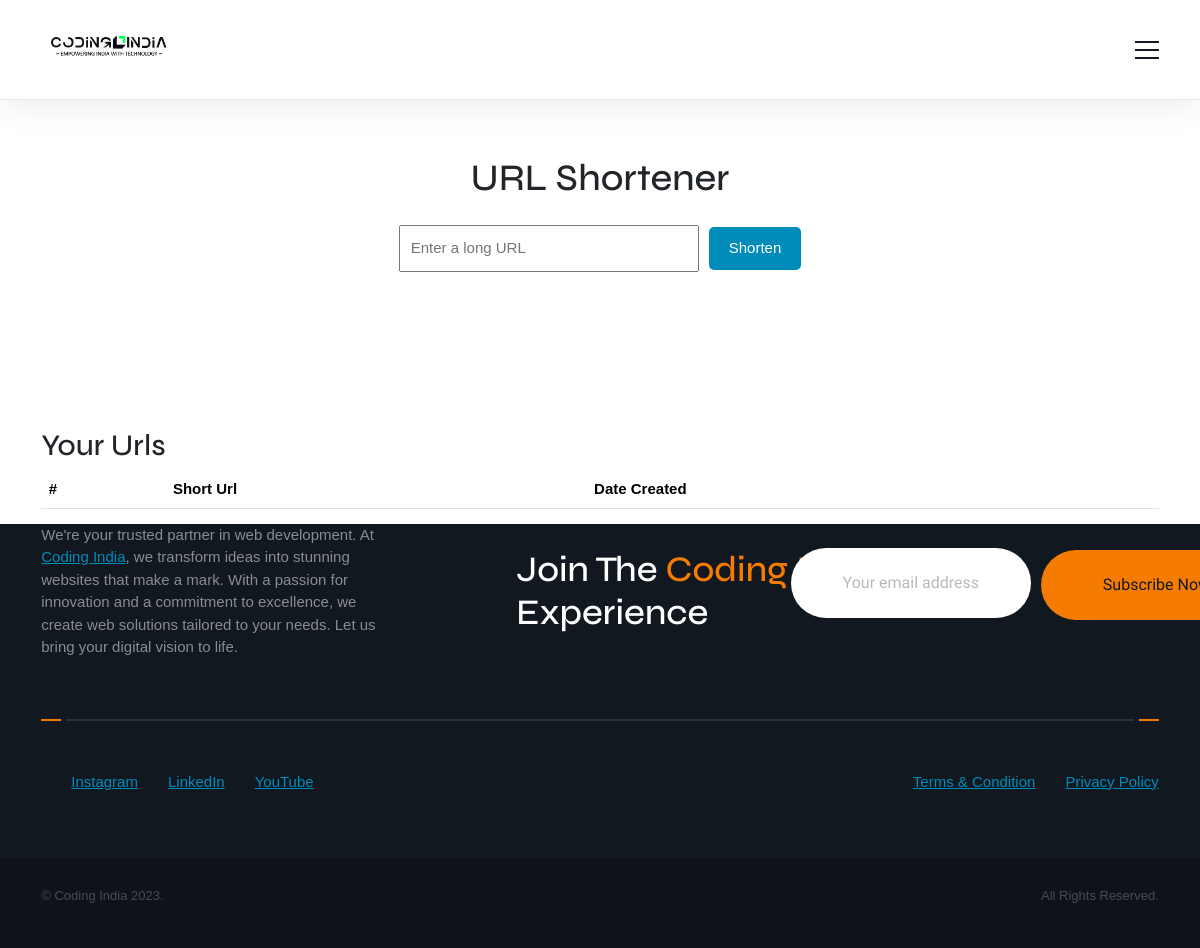
The page /UrlShortner/ (signed in) on the database as committed earlier.
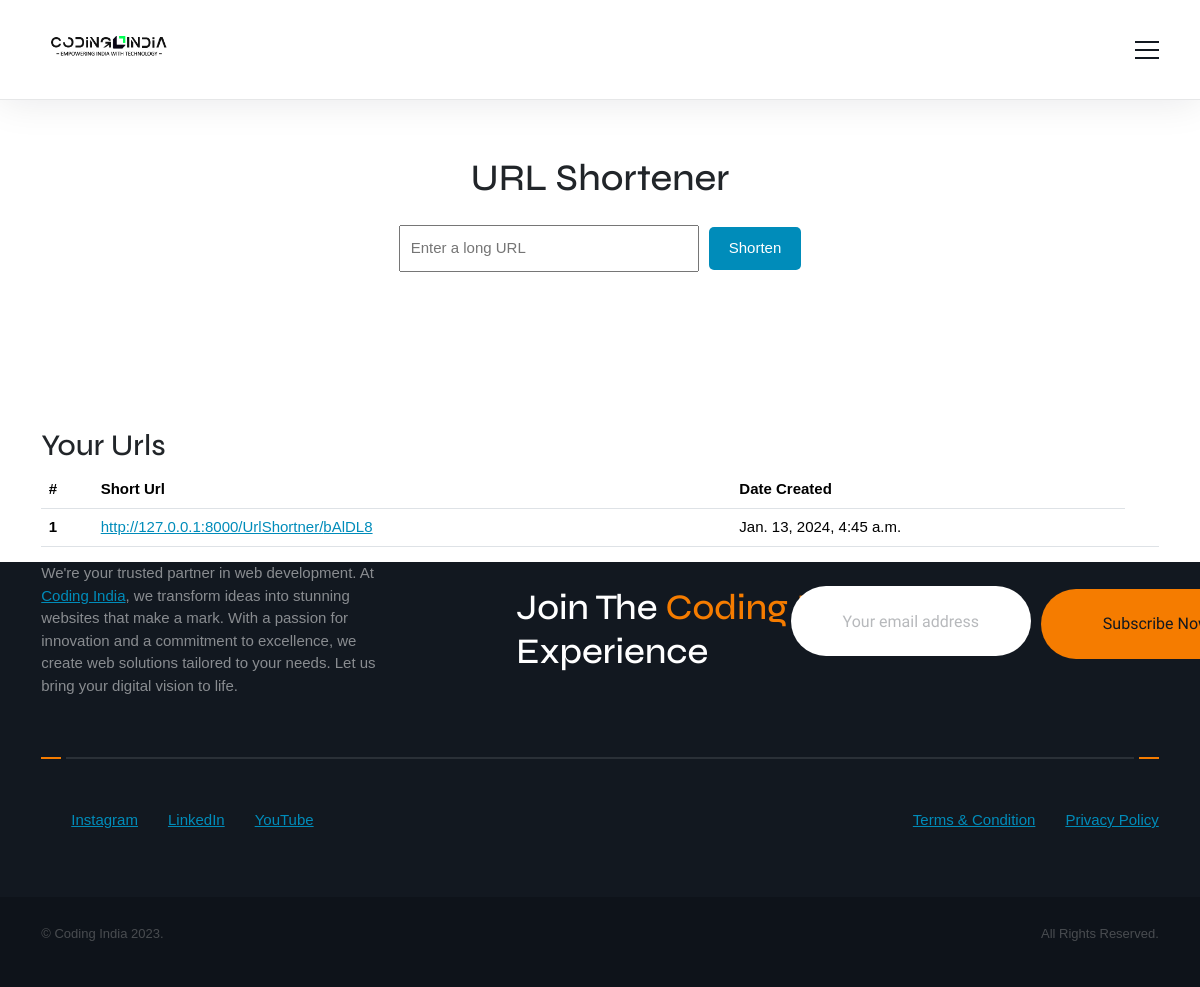
The same page on the database as committed later.
### UrlShortner/models.py (models this page shows)
class ShortenedURL(models.Model):
    long_url = models.URLField()
    short_key = models.CharField(max_length=20, unique=True)
    on_date = models.DateTimeField(auto_now_add = True)
    foruser = models.CharField(max_length=150)
    class Meta:
        unique_together = (('long_url', 'foruser'))
    def __str__(self):
        return str(self.on_date)

### UrlShortner/views.py (the view)
# urls.py: path('', views.UrlShortnewView, name="urlshortner"),
@login_required
def UrlShortnewView(request):
    print("Hello")
    try:
        shorturls = ShortenedURL.objects.filter(foruser=request.user)
        print("ShortUrls: ", shorturls)
    except:
        shorturls = []
        print("ShortUrls: ", shorturls)
    context = {'short_url': shorturls}
    return render(request, 'UrlShortner/index.html', context)

### UrlShortner/templates/UrlShortner/index.html (shortened to what this page needs)
{% extends 'website/index.html' %}
{% block content %}
<link href="https://cdn.jsdelivr.net/npm/bootstrap@5.3.2/dist/css/bootstrap.min.css" rel="stylesheet">
    <div class="container" style="margin-top: 155px; margin-bottom: 155px;">
        <h1>URL Shortener</h1>
        <form action="{% url 'createshorturl' %}" method="post" style="margin: 25px;">
            <input type="text" name="url" placeholder="Enter a long URL">
            <input type="submit" value="Shorten">
        </form>
    </div>
    <section>
        <div class="container">
            <h2>Your Urls</h2>
            <table class="table">
                <thead>
                  <tr>
                    <th scope="col">#</th>
                    <th scope="col">Short Url</th>
                    <th scope="col">Date Created</th>
                </tr>
            </thead>
            <tbody>
                {% for i in short_url %}
                  <tr>
                    <th scope="row">{{forloop.counter}}</th>
                    <td><a href="{% url 'redirect_to_long_url' i.short_key %}">http://127.0.0.1:8000/UrlShortner/{{i.short_key}}</a></td>
                    <td>{{i.on_date}}</td>
                    <td><a href="{% url 'deleteurl' i.short_key %}"></a></td>
                  </tr>
                  {% endfor %}
                </tbody>
              </table>
        </div>
    </section>
{% endblock content %}

### website/templates/website/index.html (shortened to what this page needs)
<!DOCTYPE html>
<html lang="zxx">
<head>
    {% load static %}
    <link rel="stylesheet" href="{% static 'css/plugins/bootstrap-grid.css' %}">
    <link rel="stylesheet" href="{% static 'css/plugins/font-awesome.min.css' %}">
    <link rel="stylesheet" href="{% static 'css/plugins/swiper.min.css' %}">
    <link rel="stylesheet" href="{% static 'css/style.css' %}">
</head>
<body>
    <div class="mil-wrapper">
        <div class="mil-top-position mil-fixed">
            <div class="mil-top-panel  ">
                <div class="container">
                    <a href="/" class="mil-logo" style="width: 140px"></a>
                    <div class="mil-menu-btn">
                        <span></span>
                    </div>
                </div>
            </div>
        </div>
        {% block content %}{% endblock content %}
        {% block footer %}
        <footer class="mil-dark-bg">
            <div class="container">
                <div class="mil-footer-content">
                    <div class="row justify-content-between align-items-center">
                        <div class="col-xl-4 mil-mb-30">
                            <p class="mil-light-soft mil-mb-30">We're your trusted partner in web development. At <a href="https://codingindia.co.in/">Coding India</a>, we transform ideas into stunning websites that make a mark. With a passion for innovation and a commitment to excellence, we create web solutions tailored to your needs. Let us bring your digital vision to life.</p>
                        </div>
                        <div class="col-xl-7 mil-mt-60-adapt">
                            <div class="row">
                                <div class="col-lg-7 mil-mb-30">
                                    <h3 class="mil-light mil-up-font mil-mb-30">Join The <span class="mil-accent">Coding India</span> <br>Experience</h3>
                                </div>
                                <div class="col-lg-5 mil-mb-30">
                                    <form method="POST" action="{% url 'newsletterpage' %}">
                                        <input class="mil-rounded-input mil-text-center mil-mb-5" name="email" type="text" placeholder="Your email address">
                                        <button class="mil-button mil-accent-bg mil-fw" type="submit"><span>Subscribe Now</span></button>
                                    </form>
                                </div>
                            </div>
                        </div>
                    </div>
                </div>
                <div class="mil-divider mil-light"></div>
                <div class="mil-footer-links">
                    <ul class="mil-social mil-light">
                        <li class="mil-adapt-links"><a href="https://www.instagram.com/codingindia20/">Instagram</a><a href="https://www.instagram.com/codingindia20/">IG</a></li>
                        <li class="mil-adapt-links"><a href="https://www.linkedin.com/in/digamber-jha-5045221a5/">LinkedIn</a><a href="{% url 'contactus' %}">IN</a></li>
                        <li class="mil-adapt-links"><a href="https://www.youtube.com/@CodinIndia">YouTube</a><a href="https://www.youtube.com/@CodinIndia">YT</a></li>
                    </ul>
                    <ul class="mil-additional-links mil-light">
                        <li><a href="{% url 'privacypolicy' %}">Terms & Condition</a></li>
                        <li><a href="{% url 'privacypolicy' %}">Privacy Policy</a></li>
                    </ul>
                </div>
            </div>
            <div class="mil-footer-bottom">
                <div class="container">
                    <p class="mil-text-sm mil-light">© Coding India 2023.</p>
                    <p class="mil-text-sm mil-light">All Rights Reserved.</p>
                </div>
            </div>
        </footer>
        {% endblock footer %}
    </div>
</body>
</html>

### UrlShortner/templates/UrlShortner/index.html (style rules this page uses)
body { font-family: sans-serif; }
h1 { text-align: center; }
form { display: flex; justify-content: center; align-items: center; }
input[type="text"] { width: 300px; padding: 10px; margin-right: 10px; }
input[type="submit"] { padding: 10px 20px; background-color: #008CBA; color: #fff; border: none; border-radius: 5px; cursor: pointer; }
a { color: #008CBA; }

Rows that differ between the two databases and show on the page:
added ShortenedURL: short_key "bAlDL8", on_date "Jan. 13, 2024, 4:45 a.m."
